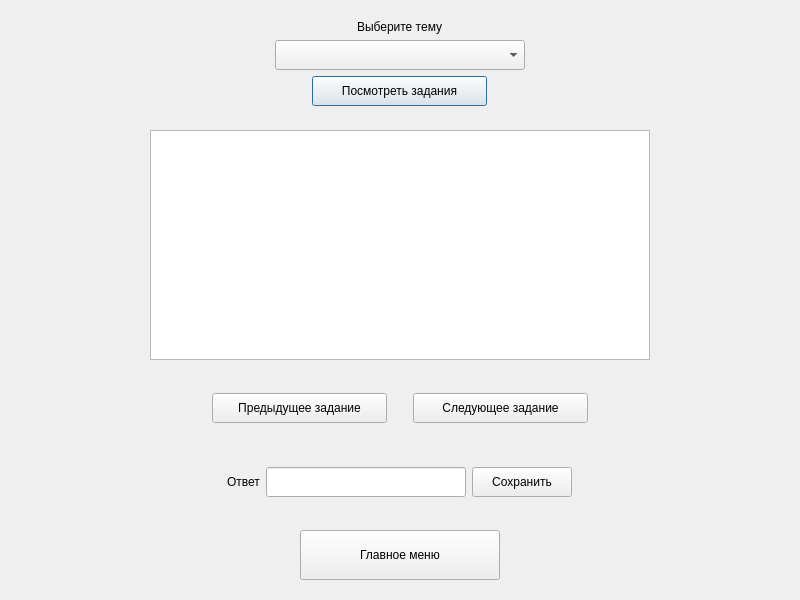
<?xml version="1.0" encoding="UTF-8"?>
<ui version="4.0">
 <class>taskswindow</class>
 <widget class="QDialog" name="taskswindow">
  <property name="geometry">
   <rect>
    <x>0</x>
    <y>0</y>
    <width>800</width>
    <height>600</height>
   </rect>
  </property>
  <property name="windowTitle">
   <string>Задания</string>
  </property>
  <layout class="QVBoxLayout" name="verticalLayout">
   <item alignment="Qt::AlignHCenter|Qt::AlignVCenter">
    <widget class="QWidget" name="widget" native="true">
     <layout class="QVBoxLayout" name="verticalLayout_2">
      <item alignment="Qt::AlignHCenter">
       <widget class="QLabel" name="label">
        <property name="text">
         <string>Выберите тему</string>
        </property>
       </widget>
      </item>
      <item alignment="Qt::AlignHCenter">
       <widget class="QComboBox" name="comboBox">
        <property name="sizePolicy">
         <sizepolicy hsizetype="Fixed" vsizetype="Fixed">
          <horstretch>0</horstretch>
          <verstretch>0</verstretch>
         </sizepolicy>
        </property>
        <property name="minimumSize">
         <size>
          <width>250</width>
          <height>30</height>
         </size>
        </property>
       </widget>
      </item>
      <item alignment="Qt::AlignHCenter">
       <widget class="QPushButton" name="pushButton">
        <property name="sizePolicy">
         <sizepolicy hsizetype="Fixed" vsizetype="Fixed">
          <horstretch>0</horstretch>
          <verstretch>0</verstretch>
         </sizepolicy>
        </property>
        <property name="minimumSize">
         <size>
          <width>175</width>
          <height>30</height>
         </size>
        </property>
        <property name="text">
         <string>Посмотреть задания</string>
        </property>
       </widget>
      </item>
     </layout>
    </widget>
   </item>
   <item alignment="Qt::AlignHCenter|Qt::AlignVCenter">
    <widget class="QWidget" name="widget_2" native="true">
     <layout class="QVBoxLayout" name="verticalLayout_3">
      <item alignment="Qt::AlignHCenter">
       <widget class="QTextEdit" name="textEdit">
        <property name="sizePolicy">
         <sizepolicy hsizetype="Fixed" vsizetype="Fixed">
          <horstretch>0</horstretch>
          <verstretch>0</verstretch>
         </sizepolicy>
        </property>
        <property name="minimumSize">
         <size>
          <width>500</width>
          <height>230</height>
         </size>
        </property>
       </widget>
      </item>
     </layout>
    </widget>
   </item>
   <item alignment="Qt::AlignHCenter|Qt::AlignVCenter">
    <widget class="QWidget" name="widget_3" native="true">
     <layout class="QHBoxLayout" name="horizontalLayout">
      <item>
       <widget class="QPushButton" name="pushButton_2">
        <property name="sizePolicy">
         <sizepolicy hsizetype="Fixed" vsizetype="Fixed">
          <horstretch>0</horstretch>
          <verstretch>0</verstretch>
         </sizepolicy>
        </property>
        <property name="minimumSize">
         <size>
          <width>175</width>
          <height>30</height>
         </size>
        </property>
        <property name="text">
         <string>Предыдущее задание</string>
        </property>
       </widget>
      </item>
      <item>
       <spacer name="horizontalSpacer">
        <property name="orientation">
         <enum>Qt::Horizontal</enum>
        </property>
        <property name="sizeType">
         <enum>QSizePolicy::Fixed</enum>
        </property>
        <property name="sizeHint" stdset="0">
         <size>
          <width>20</width>
          <height>20</height>
         </size>
        </property>
       </spacer>
      </item>
      <item>
       <widget class="QPushButton" name="pushButton_3">
        <property name="sizePolicy">
         <sizepolicy hsizetype="Fixed" vsizetype="Fixed">
          <horstretch>0</horstretch>
          <verstretch>0</verstretch>
         </sizepolicy>
        </property>
        <property name="minimumSize">
         <size>
          <width>175</width>
          <height>30</height>
         </size>
        </property>
        <property name="text">
         <string>Следующее задание</string>
        </property>
       </widget>
      </item>
     </layout>
    </widget>
   </item>
   <item alignment="Qt::AlignHCenter">
    <widget class="QWidget" name="widget_4" native="true">
     <layout class="QHBoxLayout" name="horizontalLayout_2">
      <item alignment="Qt::AlignVCenter">
       <widget class="QLabel" name="label_2">
        <property name="text">
         <string>Ответ</string>
        </property>
       </widget>
      </item>
      <item>
       <widget class="QLineEdit" name="lineEdit">
        <property name="sizePolicy">
         <sizepolicy hsizetype="Fixed" vsizetype="Fixed">
          <horstretch>0</horstretch>
          <verstretch>0</verstretch>
         </sizepolicy>
        </property>
        <property name="minimumSize">
         <size>
          <width>200</width>
          <height>30</height>
         </size>
        </property>
       </widget>
      </item>
      <item>
       <widget class="QPushButton" name="pushButton_4">
        <property name="sizePolicy">
         <sizepolicy hsizetype="Fixed" vsizetype="Fixed">
          <horstretch>0</horstretch>
          <verstretch>0</verstretch>
         </sizepolicy>
        </property>
        <property name="minimumSize">
         <size>
          <width>100</width>
          <height>30</height>
         </size>
        </property>
        <property name="text">
         <string>Сохранить</string>
        </property>
       </widget>
      </item>
     </layout>
    </widget>
   </item>
   <item alignment="Qt::AlignHCenter|Qt::AlignVCenter">
    <widget class="QPushButton" name="pushButton_6">
     <property name="sizePolicy">
      <sizepolicy hsizetype="Fixed" vsizetype="Fixed">
       <horstretch>0</horstretch>
       <verstretch>0</verstretch>
      </sizepolicy>
     </property>
     <property name="minimumSize">
      <size>
       <width>200</width>
       <height>50</height>
      </size>
     </property>
     <property name="text">
      <string>Главное меню</string>
     </property>
    </widget>
   </item>
  </layout>
 </widget>
 <resources/>
 <connections/>
</ui>
